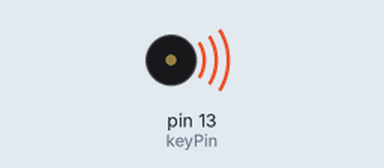
Simulated run of this sketch. Board: Arduino Uno, built with avr-gcc and run on an emulated ATmega328P. Parts: buzzer (waves = sounding).

Above: at 0.1 s.
Timing chart, 0 to 1.6 s (numbered marks = the images above):
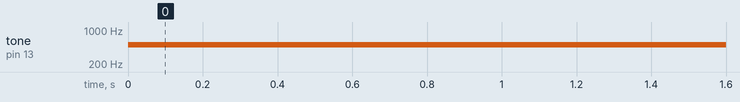

The sketch:

Piezo_test.ino
```cpp
int keyPin = 13, toneVal = 500;

void setup() {
  // put your setup code here, to run once:
  Serial.begin(9600);
}

void loop() {
  // put your main code here, to run repeatedly:
  tone(keyPin, toneVal);
}
```

Measured:
- by itself, tone on pin 13 (keyPin): silent → 500 Hz at 0.00 s
